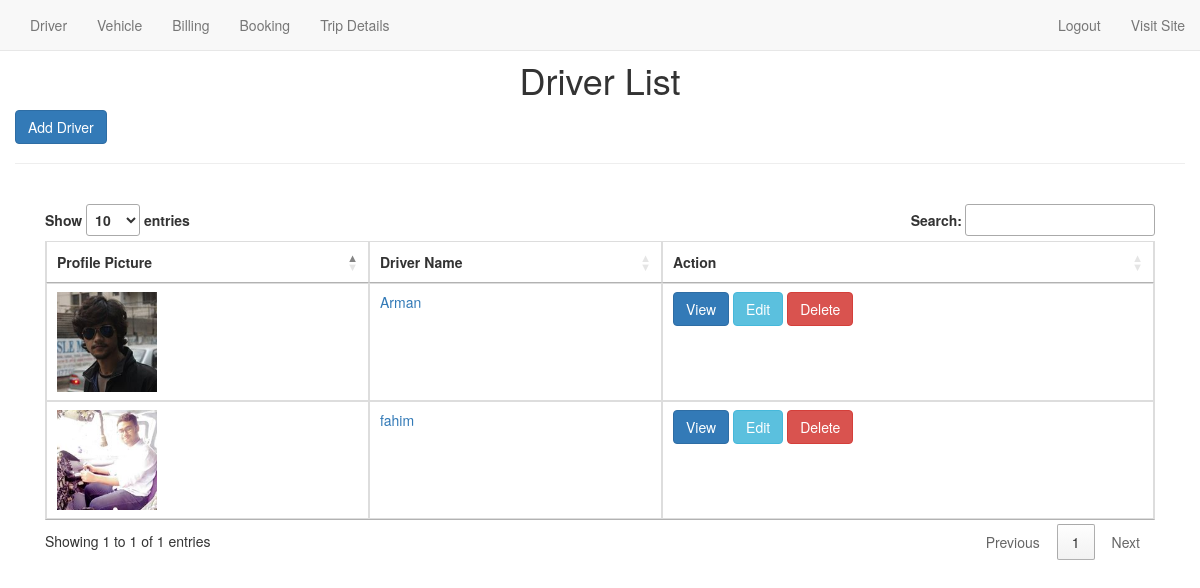
Screenshot of /DriverIndex.php with the database file from the repository.
### tables this page shows
CREATE TABLE `driver` (
  `driverid` int(11) NOT NULL,
  `drname` varchar(255) NOT NULL,
  `drjoin` varchar(255) NOT NULL,
  `drmobile` varchar(20) NOT NULL,
  `drnid` varchar(30) NOT NULL,
  `drlicense` varchar(30) NOT NULL,
  `drlicensevalid` varchar(100) NOT NULL,
  `draddress` varchar(255) NOT NULL,
  `drphoto` varchar(30) NOT NULL,
  `dr_available` int(11) NOT NULL
);

### DriverIndex.php (the view, shortened to what this page needs)
<?php
     $connection= mysqli_connect("localhost", "root", "", "transport_management");
     $sql= "SELECT * FROM `driver` ORDER BY driverid DESC";
     $res=mysqli_query($connection, $sql);
?>
<!DOCTYPE html>
<html lang="en">
<head>
    <link href="http://maxcdn.bootstrapcdn.com/bootstrap/3.2.0/css/bootstrap.min.css" rel="stylesheet">
    <link rel="stylesheet" href="http://cdn.datatables.net/1.10.2/css/jquery.dataTables.min.css">
    <link rel="stylesheet" href="sweetalert2/sweetalert2.css">
    <link rel="stylesheet" href="animate.css">
    <link rel="stylesheet" href="style.css">
</head>
<body>
 <?php include 'navbar_admin.php'; ?>
 <br>
   <div class="container">
     <div class="row">
        <div class="page-header">
            <p> <h1 style="text-align: center;">Driver List </h1>
            <a class="btn btn-primary float-right" href="DriverCreate.php" role="button">Add Driver</a>
          </p>
      </div>
?></div>
        <div class="col-md-12 animated bounceIn">
        <?php
        if (mysqli_num_rows($res)>0) { ?>
                <br>
                <table  id="myTable" class="table table-bordered animated bounce">
                    <thead>
                    <th>Profile Picture</th>
                        <th>Driver Name</th>
                        <th>Action</th>
                    </thead>
                    <?php while ($row=mysqli_fetch_assoc($res)) {  ?>
                    <tbody>
                        <tr>
                            <td><img height="100px" width="100px" src="picture/<?php echo $row["drphoto"]; ?>" alt="dp"></td>
                            <td><a href="driverprofile.php?driverid=<?php echo $row["driverid"]; ?>"> <?php echo $row["drname"] ?></a></td>
                            <td>
                                <a class="btn btn-primary" href="DriverView.php?driverid=<?php echo $row["driverid"]; ?>">View</a>
                                <a class="btn btn-info" href="DriverEdit.php?driverid=<?php echo $row["driverid"]; ?>">Edit</a>
                                <a class="btn btn-danger" onclick="return confirm('Are you sure to delete?');" href="DriverDelete.php?driverid=<?php echo $row['driverid']; ?>">Delete</a>
                            </td>
                        </tr>
                    </tbody>
                <?php } }?>
                </table>
        </div>
        <div class="col-md-3"></div>
     </div>
</body>
</html>

### rows the page displays
driver: drphoto (picture), drname "Arman"
driver: drphoto (picture), drname "fahim"
